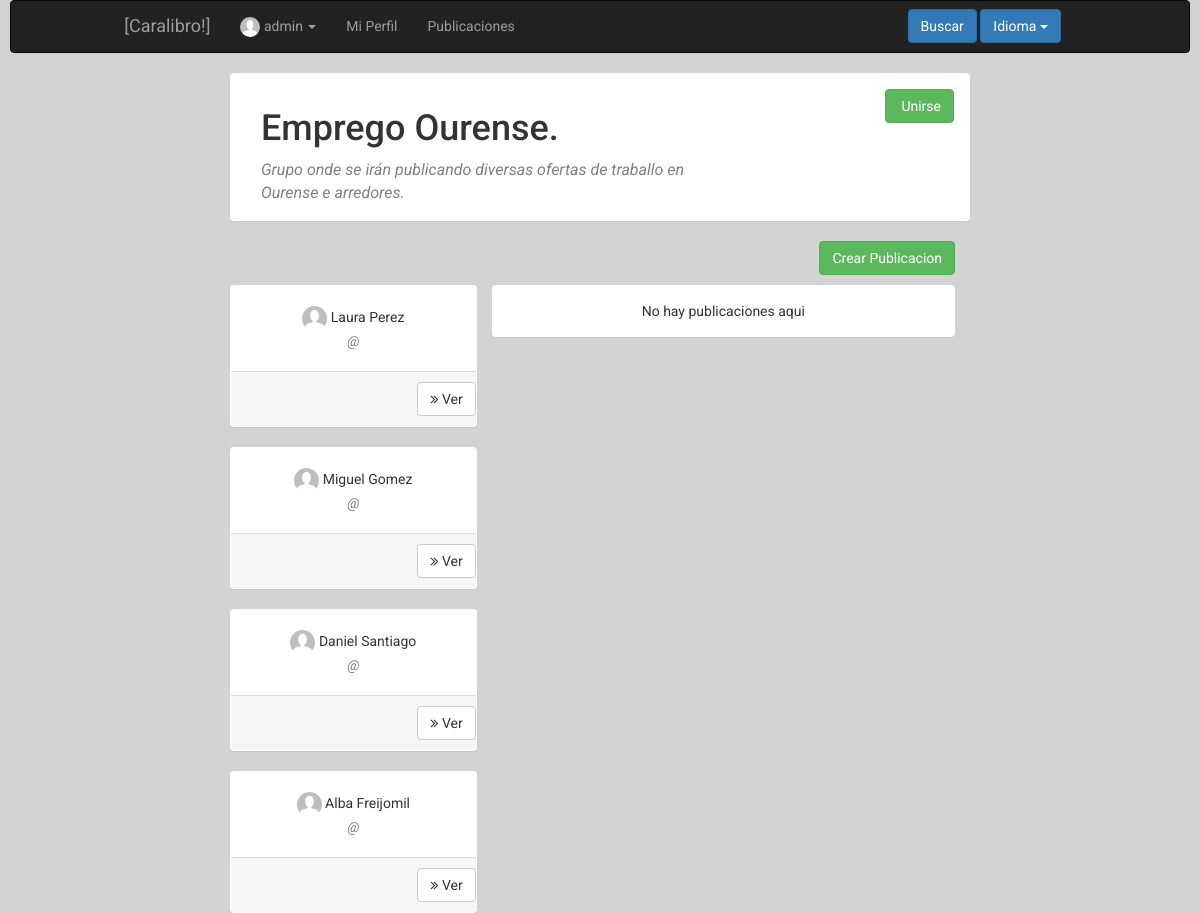
Before: /index.php?controller=group&action=showcurrent&id=4 (signed in, upper part) with the older database file.
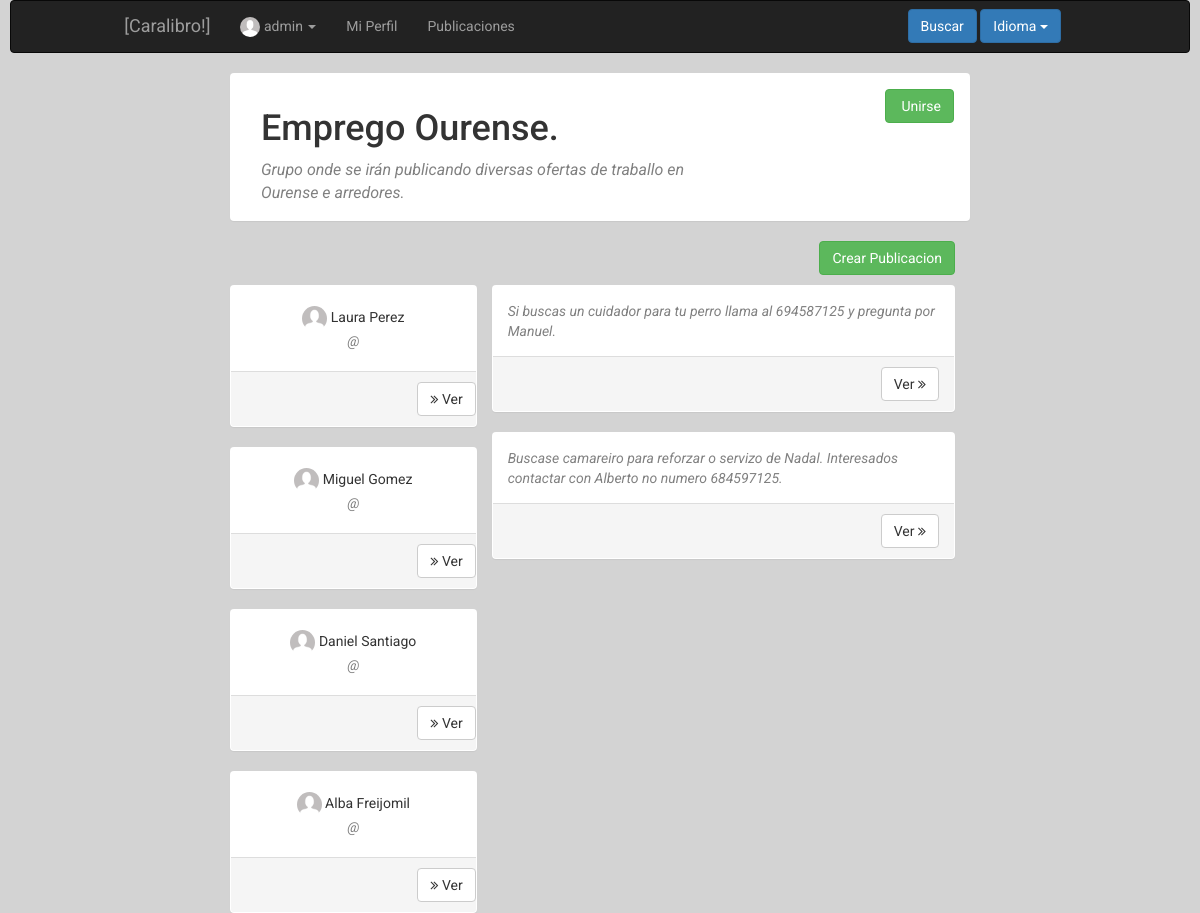
After: the same page with the newer database file.
### tables this page shows
CREATE TABLE IF NOT EXISTS `user` (
`id` int(11) NOT NULL,
  `name` varchar(50) NOT NULL,
  `surname` varchar(100) NOT NULL,
  `email` varchar(100) NOT NULL,
  `phone` varchar(12) NOT NULL,
  `user` varchar(50) NOT NULL,
  `password` varchar(255) NOT NULL,
  `birthday` date NOT NULL,
  `address` varchar(100) NOT NULL,
  `status` tinyint(1) NOT NULL,
  `photo` varchar(255) DEFAULT NULL,
  `type` tinyint(1) NOT NULL,
  `private` tinyint(1) NOT NULL
);

CREATE TABLE IF NOT EXISTS `publication` (
`id` int(11) NOT NULL,
  `destination` int(11) NOT NULL,
  `type` varchar(50) NOT NULL,
  `owner` int(11) NOT NULL,
  `creationdate` date NOT NULL,
  `hour` time NOT NULL,
  `description` text NOT NULL,
  `status` tinyint(1) NOT NULL
);

### core/ViewManager.php (called while the page is built, shortened)
<?php
class ViewManager {
    private $variables = array();
    public function setVariable($varname, $value, $flash=false) {
        $this->variables[$varname] = $value;
    }
    public function getVariable($varname, $default=NULL) {
        if (!isset($this->variables[$varname])) {
            return $default;
        }
        return $this->variables[$varname];
    }
    public function render($controller, $viewname) {
        include(__DIR__."/../Views/$controller/$viewname.php");
    }
    private static $viewmanager_singleton = NULL;
    public static function getInstance() {
        if (self::$viewmanager_singleton == null) {
            self::$viewmanager_singleton = new ViewManager();
        }
        return self::$viewmanager_singleton;
    }
}

### Controllers/GROUP_Controller.php (called while the page is built, shortened)
<?php
require_once(__DIR__ . "/../core/ViewManager.php");
require_once(__DIR__ . "/../core/I18n.php");
require_once(__DIR__ . "/../Models/Group.php");
require_once(__DIR__ . "/../Models/GROUP_Model.php");
require_once(__DIR__ . "/../Models/Publication.php");
require_once(__DIR__ . "/../Models/PUBLICATION_Model.php");
class GROUP_Controller extends BaseController
{
    private $groupModel;
    public function __construct()
    {
        $this->groupModel = new GROUP_Model();
        $this->view->setLayout("base");
    }
    public function showcurrent()
    {
        $groupid = $_REQUEST["id"];
        $group = $this->groupModel->showcurrent($groupid);
        $ismember = false;
        $publicationModel = new PUBLICATION_Model();
        $publications = $publicationModel->showall($groupid, "group");
        $members = $this->groupModel->showmembers($groupid);
        $this->view->setVariable("group", $group);
        $this->view->setVariable("members", $members);
        $this->view->setVariable("ismember", $ismember);
        $this->view->setVariable("publications", $publications);
        $this->view->render("group", "GROUP_SHOWCURRENT_Vista");
    }
}

### index.php (called while the page is built, shortened)
<?php
function run() {
    try{
        $controller = loadController($_GET["controller"]);
        $actionName = $_GET["action"];
        $controller->$actionName();
    } catch (Exception $ex) {
        die($ex->getMessage());
    }
}
function loadController($controllerName) {
    return new $controllerClassName();
}
run();
?>

### Models/Group.php (called while the page is built, shortened)
<?php
class Group
{
    private $name;
    public function __construct($id = NULL, $name = NULL, $description = NULL, $owner = NULL, $private = NULL, $creationdate = NULL, $status = NULL)
    {
        $this->name         = $name;
    }
    public function getName()
    {
        return $this->name;
    }
}
?>

### Models/GROUP_Model.php (called while the page is built, shortened)
<?php
require_once(__DIR__ . "/../core/PDOConnection.php");
require_once(__DIR__ . "/../Models/User.php");
class GROUP_Model
{
    private $db;
    public function __construct()
    {
        $this->db = PDOConnection::getInstance();
    }
    public function showmembers($groupid)
    {
        $members = array();
        $sql = $this->db->prepare("SELECT DISTINCT u.id as id, u.name as name, u.surname as surname,u.photo as photo FROM user as u, usergroup as ug where ug.groupid=? and u.id=ug.member or u.id=ug.secondarymember");
        $sql->execute(array(
            $groupid
        ));
        $members_db = $sql->fetchAll(PDO::FETCH_ASSOC);
        foreach ($members_db as $member) {
            $user = new User();
            $user->setID($member["id"]);
            $user->setName($member["name"]);
            $user->setSurname($member["surname"]);
            $user->setPhoto($member["photo"]);
            array_push($members, $user);
        }
        return $members;
    }
    public function showcurrent($groupID)
    {
        $sql = $this->db->prepare("SELECT * FROM groupp WHERE id=?");
        $sql->execute(array(
            $groupID
        ));
        $group = $sql->fetch(PDO::FETCH_ASSOC);
        if ($group != NULL) {
            return new Group($group["id"], $group["name"], $group["description"], $group["owner"], $group["private"], $group["creationdate"], $group["status"]);
        } else {
            return NULL;
        }
    }
}

### core/PDOConnection.php (called while the page is built)
<?php
class PDOConnection {
    private static $dbhost = "127.0.0.1";
    private static $dbname = "ET3Grupo1";
    private static $dbuser = "ET3Grupo1";
    private static $dbpass = "ET3Grupo1";
    private static $db_singleton = null;
    public static function getInstance() {
        if (self::$db_singleton == null) {
            self::$db_singleton = new PDO(
                "mysql:host=".self::$dbhost.";dbname=".self::$dbname.";charset=utf8",
                self::$dbuser,
                self::$dbpass,
                array(
                    PDO::ATTR_EMULATE_PREPARES => false,
                    PDO::ATTR_ERRMODE => PDO::ERRMODE_EXCEPTION
                )
            );
        }
        return self::$db_singleton;
    }
}
?>

### Models/User.php (called while the page is built, shortened)
<?php
class User {
    private $id;
    private $name;
    private $surname;
    private $photo;
    public function __construct($id=NULL, $user=NULL, $name=NULL, $surname=NULL, $email=NULL, $phone=NULL,
                                $birthday=NULL, $address=NULL, $status=1, $photo=NULL, $type=0,
                                $private=0, $password=NULL)
    {
     $this->id = $id;
     $this->name = $name;
     $this->surname = $surname;
     $this->photo = $photo;
    }
    public function getID() {
        return $this->id;
    }
    public function setID($id) {
        $this->id = $id;
    }
    public function getName() {
        return $this->name;
    }
    public function setName($name) {
        $this->name = $name;
    }
    public function getSurname() {
        return $this->surname;
    }
    public function setSurname($surname) {
        $this->surname = $surname;
    }
    public function getPhoto() {
        return $this->photo;
    }
    public function setPhoto($photo) {
        $this->photo = $photo;
    }
}

### core/I18n.php (called while the page is built, shortened)
<?php
class I18n {
  private $messages;
  public function setLanguage($language) {
    $this->messages = $i18n_messages;
  }
  public function i18n($key) {
    if (isset($this->messages[$key])){
      return $this->messages[$key];
    }else{
      return $key;
    }
  }
  private static $i18n_singleton = null;
  public static function getInstance() {
    if (self::$i18n_singleton == NULL) {
      self::$i18n_singleton = new I18n();
    }
    return self::$i18n_singleton;
  }
}
function i18n($key) {
  return I18n::getInstance()->i18n($key);
}

### Models/Publication.php (called while the page is built, shortened)
<?php
class Publication
{
    private $id;
    private $description;
    public function __construct($id = NULL, $destination = NULL, $type = NULL, $owner = NULL, $creationdate = NULL, $hour = NULL, $description = NULL, $status = NULL)
    {
        $this->id           = $id;
        $this->description  = $description;
    }
    public function getID()
    {
        return $this->id;
    }
    public function getDescription()
    {
        return $this->description;
    }
}
?>

### Models/PUBLICATION_Model.php (called while the page is built, shortened)
<?php
require_once(__DIR__ . "/../core/PDOConnection.php");
class PUBLICATION_Model
{
    private $db;
    public function __construct()
    {
        $this->db = PDOConnection::getInstance();
    }
    public function showall($destinationID, $type)
    {
        $sql = $this->db->prepare("SELECT * FROM publication WHERE destination=? AND type=? ORDER BY id DESC");
        $sql->execute(array(
            $destinationID,
            $type
        ));
        $publications_db = $sql->fetchAll(PDO::FETCH_ASSOC);
        $publications = array();
        foreach ($publications_db as $publication) {
            array_push($publications, new Publication($publication["id"], $publication["destination"], $publication["type"], $publication["owner"], $publication["creationdate"], $publication["hour"], $publication["description"], $publication["status"]));
        }
        return $publications;
    }
}

### Views/group/GROUP_SHOWCURRENT_Vista.php (the view, shortened to what the changed rows need)
<?php
require_once(__DIR__."/../../core/ViewManager.php");
$view = ViewManager::getInstance();
$members = $view->getVariable("members");
$publications = $view->getVariable("publications");
$group = $view->getVariable("group");
?>
<div class="container-fluid">
	<div class="row">
		<div class="panel">
			<div class="panel-body">
			<div class="col-xs-8">
				<h1><?=$group->getName() ?></h1>
			</div>
			</div>
		</div>
	</div>
	<div class="row">
		<div class="col-md-4">
		<?php if ($members == NULL): ?>
			<div class="panel">
				<div class="panel-body">
					<div class="text-center">
						<font class=""><?= i18n("No members yet") ?></font>
					</div>
				</div>
			</div>
		<?php else: ?>
			<?php foreach ($members as $member): ?>
		<div class="row">
		<div class="panel">
			<div class="panel-body" >
				<div class="row text-center" style="padding: 5px">
					<?php if ($member->getPhoto() == NULL): ?>
						<img class="smallPhoto img-circle" src="media/profileImages/default.png" alt="default">
					<?php else: ?>
						<img class="smallPhoto img-circle" src="<?=$member->getPhoto() ?>" alt="<?=$member->getPhoto() ?>">
					<?php endif ?>
					<font class="name"><?= $member->getName()." ".$member->getSurname() ?></font><br>
					<font class="user">@<?=$member->getUser() ?></font>
				</div>
			</div>
			<div class="panel-footer">
			<div class="row">
				<a href="index.php?controller=user&action=showcurrent&id=<?=$member->getID()  ?>">
					<button class="btn btn-default pull-right">
					<i class="fa fa-angle-double-right"></i>
						<?= i18n("View") ?>
					</button>
				</a>
			</div>
			</div>
		</div>
	</div>
	<?php endforeach ?>
<?php endif ?>
		</div>
		<div class="col-md-8">
			<?php if ($publications == NULL): ?>
			<div class="panel">
				<div class="panel-body">
					<div class="text-center">
						<font class=""><?= i18n("No publication here") ?></font>
					</div>
				</div>
			</div>
		<?php else: ?>
			<?php foreach ($publications as $publication): ?>
							<div class="panel">
								<div class="panel-body">
									<font class="user">
										<?=$publication->getDescription() ?>
									</font>
								</div>
								<div class="panel-footer">
									<div class="row">
										<div class="col-md-6 pull-left">
										</div>
										<div class="col-md-6">
											<a href="index.php?controller=publication&action=showcurrent&id=<?=$publication->getID() ?>">
												<button class="btn btn-default pull-right">
													<?= i18n("View")  ?>
													<i class="fa fa-angle-double-right"></i>
												</button>
											</a>
										</div>
									</div>
								</div>
							</div>
						<?php endforeach ?>
		<?php endif ?>
		</div>
	</div>
</div>

Changed rows visible on the page:
added publication: description "Si buscas un cuidador para tu perro llama al 694587125 y pregunta por Manuel."
added publication: description "Buscase camareiro para reforzar o servizo de Nadal. Interesados contactar con Alberto no numero 684597125."
Other visible differences:
i18n("No publication here"): "No hay publicaciones aqui" → (not shown)
